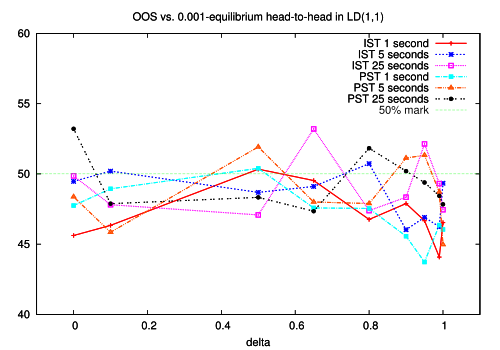

The gnuplot source for this figure:
set terminal postscript eps enhanced color "Helvetica" 20
set out 'eq-oos-perf.eps'
set title 'OOS vs. 0.001-equilibrium head-to-head in LD(1,1)'
set multiplot
set xlabel 'delta'
set xrange [-0.1:1.1]
set yrange [40:60]
plot "eq-ist-1s-perf.dat" using 4:12 with linespoints lt 1 lw 3 title 'IST 1 second', \
     "eq-ist-5s-perf.dat" using 4:12 with linespoints lt 3 lw 3 title 'IST 5 seconds', \
     "eq-ist-25s-perf.dat" using 4:12 with linespoints lt 4 lw 3 title 'IST 25 seconds', \
     "eq-pst-1s-perf.dat" using 4:12 with linespoints lt 5 lw 3 title 'PST 1 second', \
     "eq-pst-5s-perf.dat" using 4:12 with linespoints lt 8 lw 3 title 'PST 5 seconds', \
     "eq-pst-25s-perf.dat" using 4:12 with linespoints lt 7 lw 3 title 'PST 25 seconds', \
     f(x)=50.0
replot f(x) w l lw 1 lt 2 title '50% mark'
